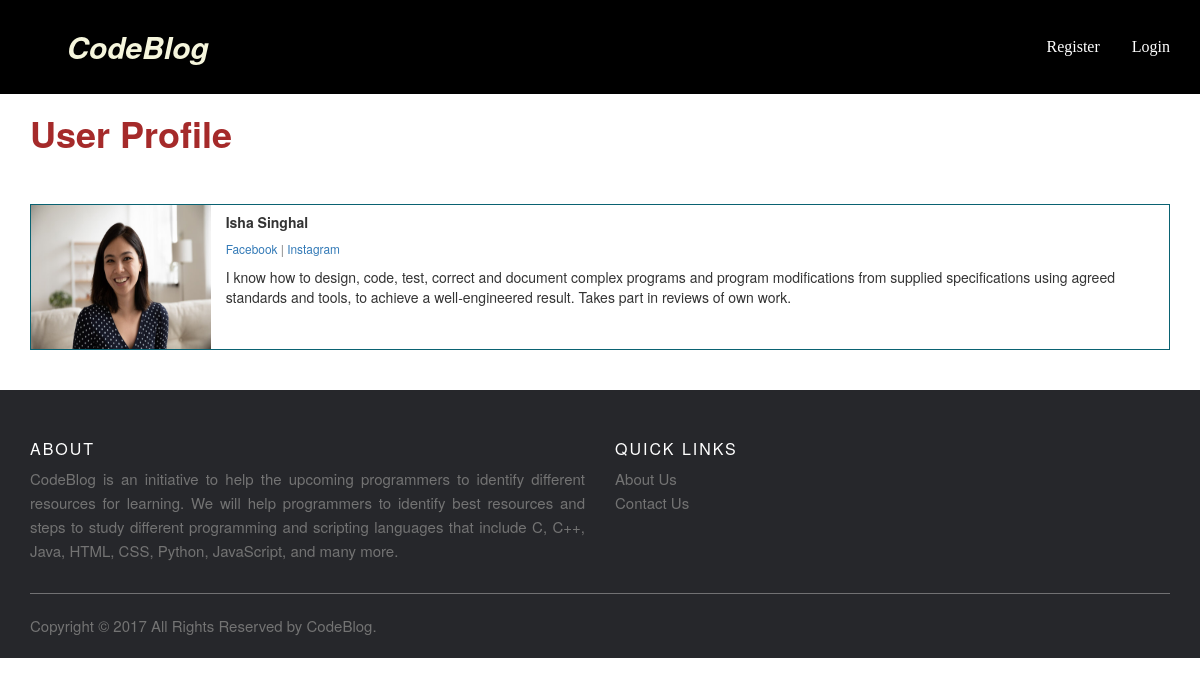
/members/1/profile/, run on the app's committed database.
### Myapp/models.py (models this page shows, shortened)
class Profile(models.Model):
    user = models.OneToOneField(User, null=True, on_delete=models.CASCADE)
    bio = models.TextField(max_length=4000,default="Write your bio here")
    profile_pic =  models.ImageField(null=True, blank= True,upload_to="images/profile/")
    facebook_url = models.CharField(max_length=255,null=True, blank= True)
    twitter_url = models.CharField(max_length=255,null=True, blank= True)
    Instagram_url = models.CharField(max_length=255,null=True, blank= True)

### members/views.py (the view)
# urls.py: path('<int:pk>/profile/',ShowProfilePageView.as_view(),name='show_profile_page'),
class ShowProfilePageView(DetailView):
    model = Profile
    template_name ='registration/user_profile.html'
    def get_context_data(self, *args, **kwargs):
        users =Profile.objects.all()
        context = super(ShowProfilePageView, self).get_context_data(*args, **kwargs)
        page_user = get_object_or_404(Profile, id=self.kwargs['pk'])
        context["page_user"] = page_user
        return context

### members/templates/registration/user_profile.html (shortened to what this page needs)
{% extends 'base2.html' %}
{% load static %}
{% block content %}
<h1 style="font-weight: bold; color:brown">User Profile</h1>
<br>
<br>
<div class="card mb-3" style="border:1px solid rgb(10, 98, 114);">
    <div class="row g-0">
      <div class="col-md-2" >
{% if page_user.profile_pic %}
      <img src="{{ page_user.profile_pic.url }}" class="card-img" height=144 width=180>
{% else %}
      <img src="{% static 'images/default_profile2.jpg' %}"  class="card-img" height=144 width=150>
{% endif %}
      </div>
      <div class="col-md-10">
        <div class="card-body">
          <h5 class="card-title" style="font-weight: 700;">
            {{ page_user.user.first_name }}
            {{ page_user.user.last_name }}
          </h5>
          <p class="small text-muted">
              {% if page_user.facebook_url %}
                   <a href="{{ page_user.facebook_url }}">Facebook</a>
              {% endif %}
              {% if page_user.Instagram_url %}
                   | <a href="{{ page_user.Instagram_url}}">Instagram</a>
              {% endif %}
          </p>
          <p class="card-text"> {{ page_user.bio }}</p>
        </div>
      </div>
    </div>
  </div>
<br>
<br>
{% endblock %}

### Myapp/static/css/base2.css (style rules this page uses)
* { margin: 0px; padding: 0px; }

### data on the page
Profile: profile_pic (picture), user.first_name "Isha", user.last_name "Singhal", bio "I know how to design, code, test, correct and document complex programs and program modifications from supplied specifications using agreed standards and tools, to achieve a well-engineered result. Takes part in reviews of own work."
